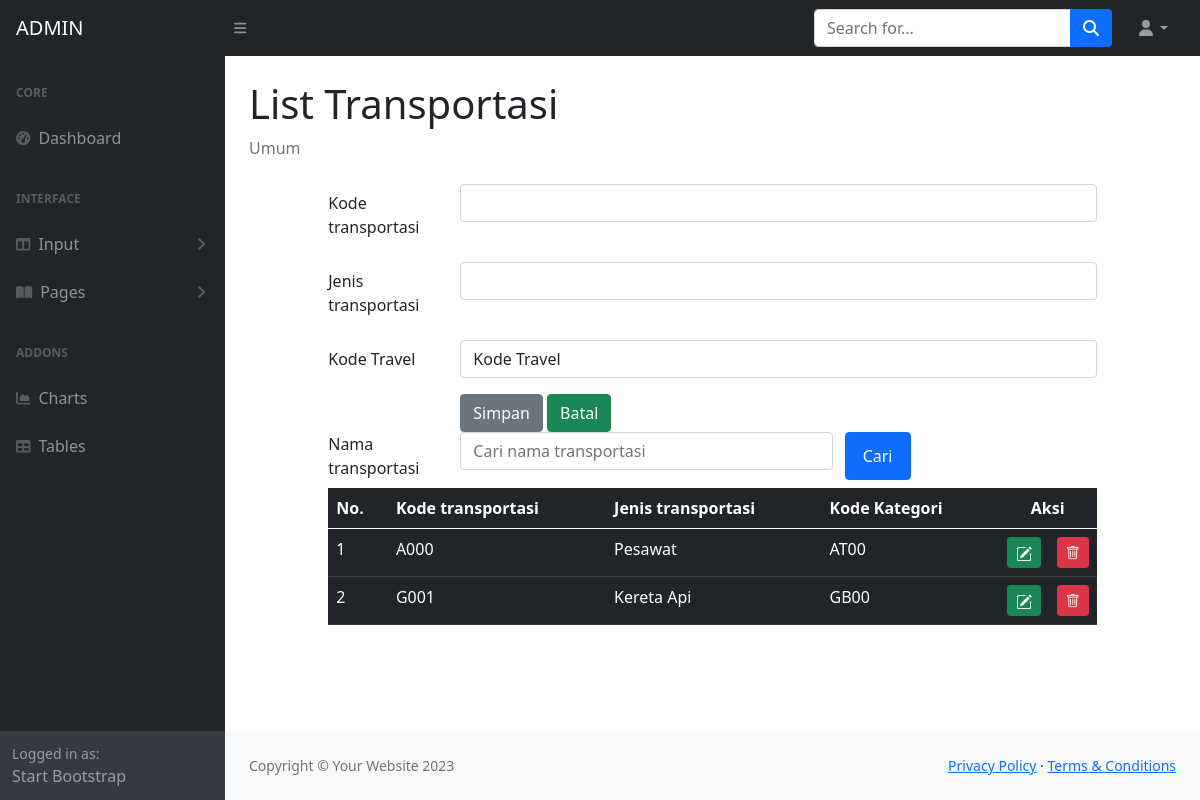
Page /ADMIN/t-transportasi.php on the committed database.
### tables this page shows
CREATE TABLE `transportasi` (
  `transportasiKODE` char(4) NOT NULL,
  `transportasiJENIS` char(255) NOT NULL,
  `travelKODE` char(4) NOT NULL
);

### ADMIN/transportasi.php (the view, shortened to what this page needs)
<!doctype html>
<html>
<?php
    include 'include/config.php';
?>
<head>
    <link rel="stylesheet" type="text/css" href="css/bootstrap.min.css">
    <link rel="stylesheet" type="text/css" href="https://cdnjs.cloudflare.com/ajax/libs/select2/4.0.13/css/select2.min.css">
    <link rel="stylesheet" href="https://cdn.jsdelivr.net/npm/bootstrap-icons@1.10.2/font/bootstrap-icons.css">
</head>
<body>
    <div class="row">
        <div class="col-sm-1"> </div>
        <div class="col-sm-10">
            <form method="POST">
                <div class="mb-3 row">
                    <label for="kodetransportasi" class="col-sm-2 col-form-label"> Kode transportasi </label>
                    <div class="col-sm-10">
                        <input type="text" class="form-control" name="kodetransportasi" id="kodetransportasi">
                    </div>
                </div>
                <div class="mb-3 row">
                    <label for="transportasiJENIS" class="col-sm-2 col-form-label"> Jenis transportasi </label>
                    <div class="col-sm-10">
                        <input type="text" class="form-control" name="transportasiJENIS" id="transportasiJENIS">
                    </div>
                </div>
                <div class="mb-3 row">
                    <label for="travelKODE" class="col-sm-2 col-form-label"> Kode Travel </label>
                        <div class="col-sm-10">
                            <select class="form-control" name="travelKODE" id="travelKODE">
                                <option> Kode Travel </option>
                            </select>
                        </div>
                </div>
                <div class="form-group row">
                    <div class="col-sm-2">
                    </div>
                    <div class="col-sm-10">
                        <input type="submit" value="Simpan" class="btn btn-secondary" name="Simpan">
                        <input type="reset" value="Batal" class="btn btn-success" name="batal">
                    </div>
                </div>
            </form>
<form method="POST">
    <div class="form-group row mb-2">
        <label for="search"class="col-sm-2">Nama transportasi</label>
        <div class="col-sm-6">
            <input type="text" name="search" class="form-control" id="search"
            value="<?php if(isset($_POST["search"]))
            {echo $_POST["search"];}?>"placeholder="Cari nama transportasi">
        </div>
         <input type="submit" name="kirim" value="Cari" class="col-sm-1 btn btn-primary">
    </div>
</form>
            <table class="table table-hover table-dark">
                <thead>
                    <tr>
                    <th scope="col"> No. </th>
                    <th scope="col"> Kode transportasi </th>
                    <th scope="col"> Jenis transportasi </th>
                    <th scope="col"> Kode Kategori </th>
                    <th colspan="2" style="text-align: center">Aksi</th>
                    </tr>
                </thead>
                <tbody>
                    <?php
                    if(isset($_POST["kirim"]))
                    {
                        $search = $_POST["search"];
                        $query = mysqli_query($connection, "select transportasi.*
                            from transportasi
                            where transportasiJENIS like '%".$search."%'");
                    }else
                    {
                        $query = mysqli_query($connection, "select transportasi.* from transportasi");
                    }
                    $nomor = 1;
                        while($row = mysqli_fetch_array($query)) {
                    ?>
                            <tr>
                                <td> <?php echo $nomor; ?> </td>
                                <td> <?php echo $row['transportasiKODE']; ?> </td>
                                <td> <?php echo $row['transportasiJENIS']; ?> </td>
                                <td> <?php echo $row['travelKODE']; ?> </td>
                                <td width="5px">
                                <a href="t-transportasiEDIT.php?ubah=<?php echo $row["transportasiKODE"]?>"
                                class="btn btn-success btn-sm" title="EDIT">
                                </td>
                                <td width="5px">
                                <a href="transportasiHAPUS.php?hapus=<?php echo $row["transportasiKODE"]?>"
                                class="btn btn-danger btn-sm" title="HAPUS">
                                    <i class="bi bi-trash"></i>
                                </td>
                            </tr>
                    <?php $nomor = $nomor + 1; ?>
                    <?php
                        }
                    ?>
                </tbody>
            </table>
        </div>
    </div>
</body>
</html>

### rows in the picture
transportasi: transportasiKODE "A000", transportasiJENIS "Pesawat", travelKODE "AT00"
transportasi: transportasiKODE "G001", transportasiJENIS "Kereta Api", travelKODE "GB00"
